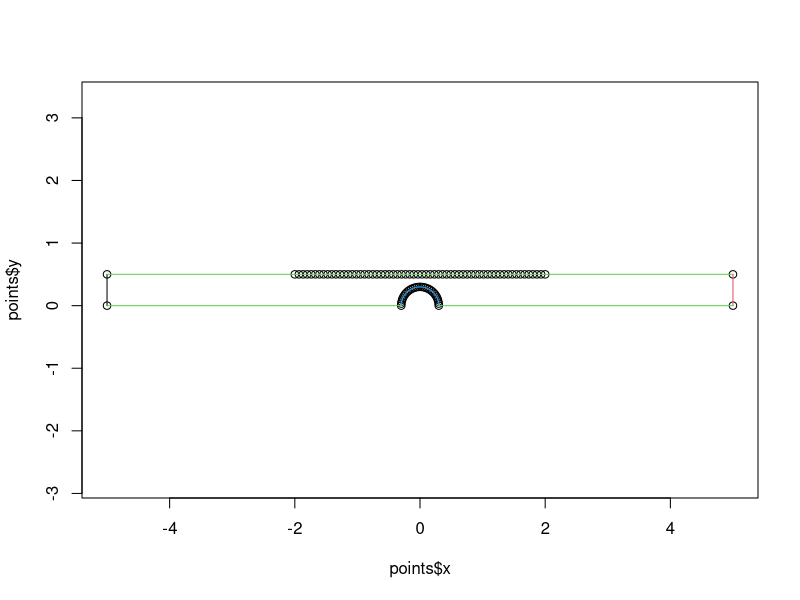
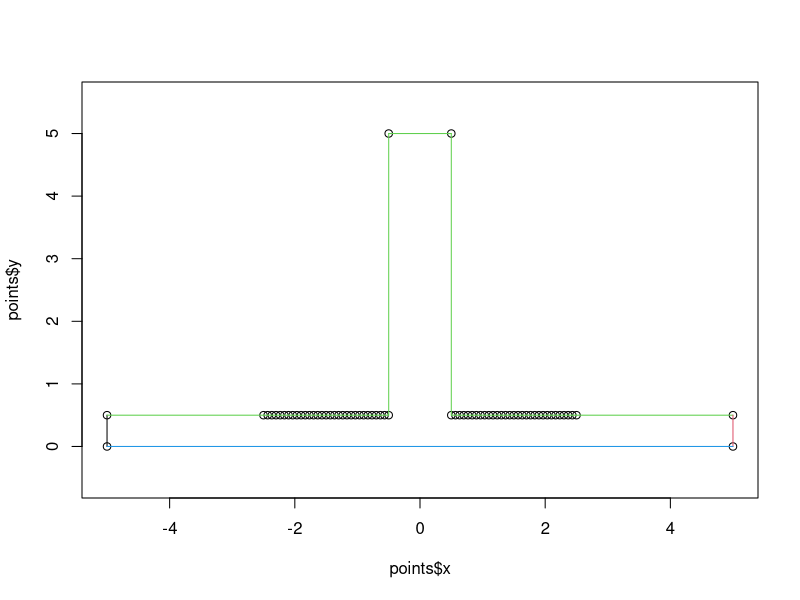
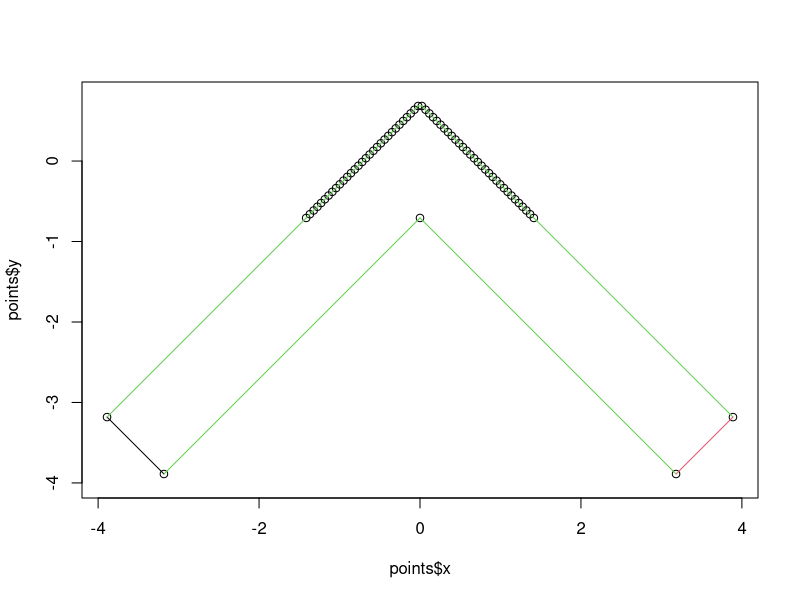

Here is the R script that generated these plots, in order:
write.poly = function(filename, points, segments) {
    f = file(filename,open="w")
    np = 1
    p = cbind(points$x,points$y,ifelse(points$par,1,0))
    p = cbind(1:nrow(p),p)
    write.table(t(c(nrow(p),2,np,0)), file=f,row.names=FALSE,col.names=FALSE)
    write.table(p, file=f,row.names=FALSE,col.names=FALSE)
    s = cbind(segments$i1,segments$i2,segments$tag)
    s = cbind(1:nrow(s),s)
    write.table(t(c(nrow(s),1)), file=f,row.names=FALSE,col.names=FALSE)
    write.table(s, file=f,row.names=FALSE,col.names=FALSE)
    h = data.frame()
    write.table(t(c(nrow(h))), file=f,row.names=FALSE,col.names=FALSE)
    close(f)
}


r = 0.6/2
npar = 60
xpar = 2
ncirc = 30

k = 0

a = seq(0,pi,len=ncirc)
points = data.frame(
    x=c(-5,-5,seq(-xpar,xpar,len=npar+2),5,5,r*cos(a)),
    y=c(0,rep(0.5,npar+4),0,r*sin(a)),
    par=c(rep(FALSE,3),rep(TRUE,npar),rep(FALSE,3+ncirc))
)


n = nrow(points)
segments = data.frame(
    i1 = 1:n,
    i2 = c(2:n,1),
    tag = c(1,rep(3,npar+3),2,3,rep(4,ncirc-1),3)
)

plot(points$x,points$y,asp=1)
segments(
    points$x[segments$i1],points$y[segments$i1],
    points$x[segments$i2],points$y[segments$i2],
    col=segments$tag
)

write.poly("circ_20.poly",points, segments)


k = 0

npar_half = floor(npar/2)
a = seq(0,pi,len=ncirc)
points = data.frame(
    x=c(-5,-5,seq(-0.5-xpar,-0.5,len=npar_half+1),-0.5,0.5,seq(0.5,0.5+xpar,len=npar_half+1),5,5),
    y=c(0,rep(0.5,npar_half+2),5,5,rep(0.5,npar_half+2),0),
    par=c(rep(FALSE,3),rep(TRUE,npar_half),rep(FALSE,2),rep(TRUE,npar_half),rep(FALSE,3))
)

n = nrow(points)
segments = data.frame(
    i1 = 1:n,
    i2 = c(2:n,1),
    tag = c(1,rep(3,npar_half+2),3,rep(3,npar_half+2),2,4)
)

plot(points$x,points$y,asp=1)
segments(
    points$x[segments$i1],points$y[segments$i1],
    points$x[segments$i2],points$y[segments$i2],
    col=segments$tag
)

write.poly("side_channel.poly",points, segments)


k = 0

a = seq(0,pi,len=ncirc)
x = seq(-xpar,xpar,len=npar+2)
points = data.frame(
    x=c(-5.0,-5.0,ifelse(x<0,x,0)+0.5,+0.5,-0.5,-0.5),
    y=c(-0.5, 0.5,-ifelse(x<0,0,x)+0.5,-5,-5,-0.5),
    par=c(rep(FALSE,3),rep(TRUE,npar),rep(FALSE,4))
)

n = nrow(points)
segments = data.frame(
    i1 = 1:n,
    i2 = c(2:n,1),
    tag = c(1,rep(3,npar+3),2,rep(3,2))
)

a = -pi/4
points[,1:2] = as.matrix(points[,1:2]) %*% matrix(c(cos(a),sin(a),-sin(a),cos(a)),2,2)

plot(points$x,points$y,asp=1)
segments(
    points$x[segments$i1],points$y[segments$i1],
    points$x[segments$i2],points$y[segments$i2],
    col=segments$tag
)

write.poly("turn.poly",points, segments)
